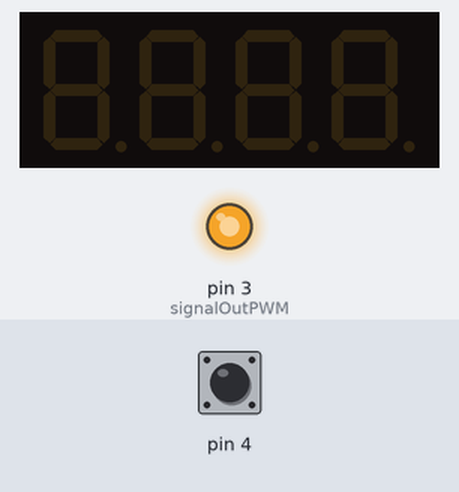
A sketch run on a simulated Arduino Uno, built with avr-gcc and run on an emulated ATmega328P. On the bench: 4-digit seven-segment display, output pins drawn as LEDs (lit = HIGH). The inputs (shaded band) are chosen by the test bench; at power-on: pin 4 HIGH.

Above: at 1.2 s.
1.3 s: pin 4 pulled LOW for 0.15 s
At 1.45 s:
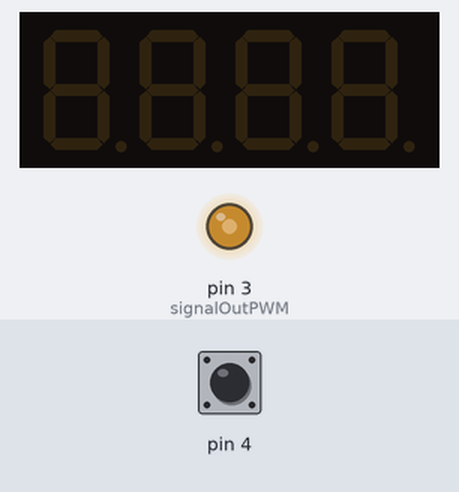
2.0 s: pin 4 pulled LOW for 1 s
At 2.15 s:
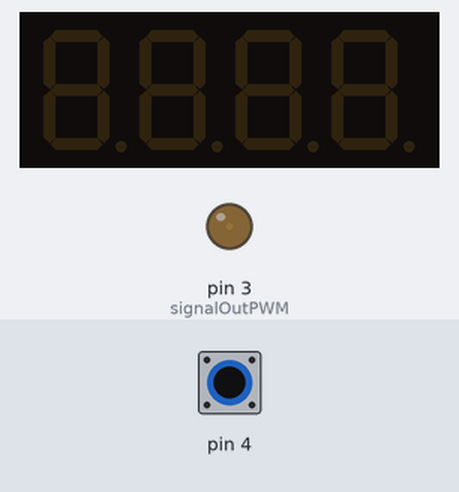
Timing chart, 0 to 12.6 s (numbered marks = the images above; inputs shaded):
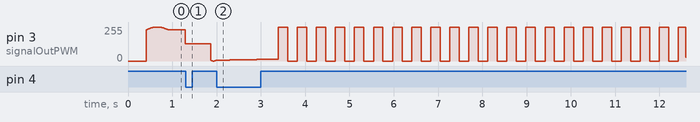

The sketch:

sine.ino
```cpp
//1Hz正弦波发生器
//采用DDS方法产生波形：将一个完整正弦波离散化为512个数据，存储为数组，以一个固定频率顺序读取数组的值，即可复制波形，通过改变读取的步进量，改变输出波形频率
//采用PWM进行模拟输出，约2ms的模拟转换时间，当采用频率步长为1时，一个完整波形需要512个数据，刚好是1s左右，即1Hz

#include "waveData.h"
#include "TM1637.h"
#define CLK 11
#define DIO 12
TM1637 tm1637(CLK,DIO);
int8_t displayData[4]={0x00,0x00,0x00,0x00};

unsigned int signalOutPWM = 3;                  //信号输出端口
unsigned int delaytime = 1950;                  //每个数据由970Hz的PWM波形滤波产生，约1.9ms延迟+其他语句延迟 约等于 2ms，足以产生两个完整PWM波形
unsigned int wholePeriodNum = 512;
unsigned int realPeriod[3]={512,2,4};
unsigned int i, freqStep;
int pp=4;
int indtype=0;

void setup() {
  pinMode(signalOutPWM, OUTPUT);
  pinMode(4, INPUT_PULLUP);
  pinMode(7, INPUT_PULLUP);
  pinMode(8, INPUT_PULLUP);
  freqStep = 1;
  tm1637.set();
  tm1637.init();
}

void loop() {
  int value=digitalRead(4);
  //int value2=digitalRead(7);
  //int value3=digitalRead(8);
  if(value==LOW){
    freqStep=freqStep+1;
    if(freqStep==21)freqStep=1;
    delay(300);
  }

  wholePeriodNum=realPeriod[indtype];
  i %= wholePeriodNum;
  analogWrite(signalOutPWM, sinData[i]*pp/4);
  i += freqStep;
  displayData[2]=freqStep/10;
  displayData[3]=freqStep%10;
  //tm1637.display(displayData);
  delayMicroseconds(5000);
  //delay(11);
}
```

Source omitted: waveData.h (data table, 2678 bytes)

Measured:
- by itself, pin 3 (signalOutPWM): ramps from 0/255 to 255/255 and jumps back, once every 0.43 s
